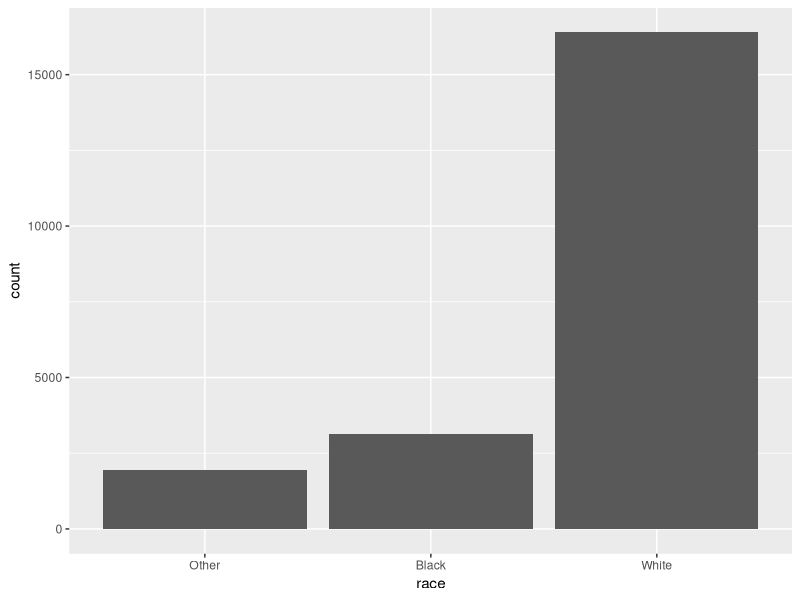
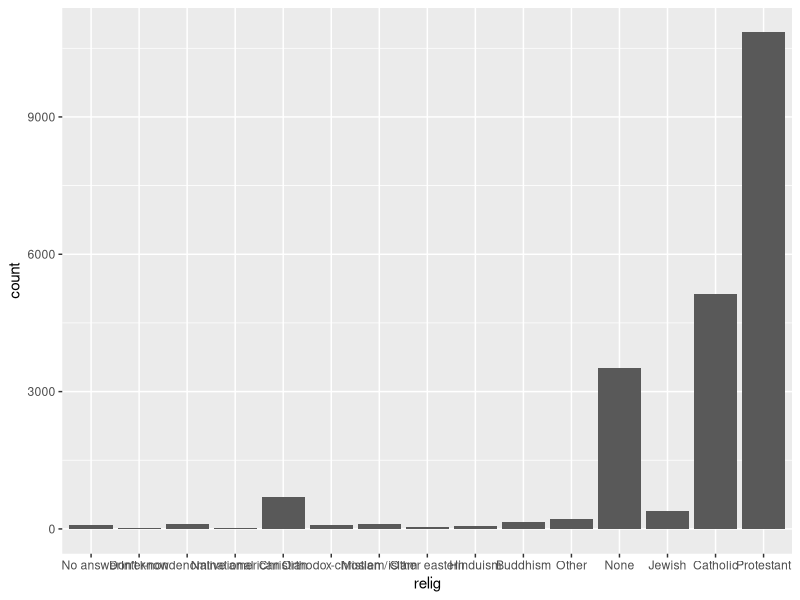
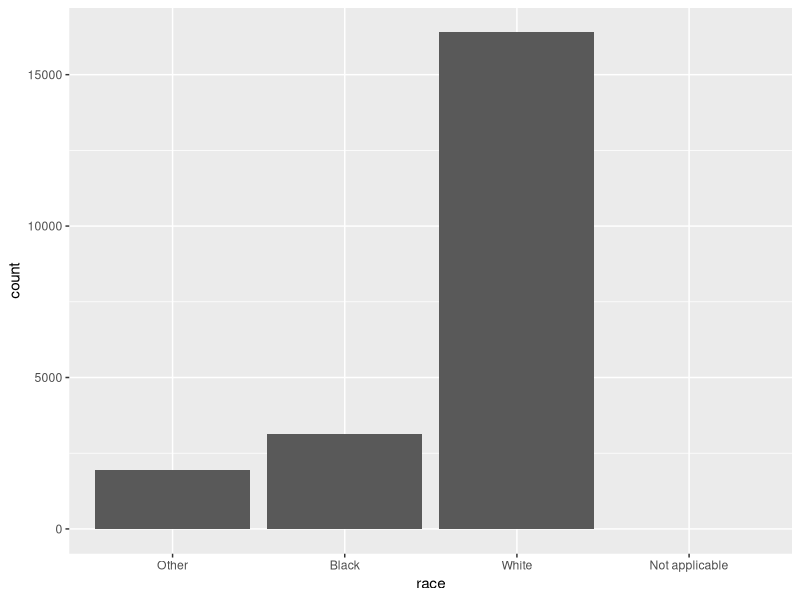
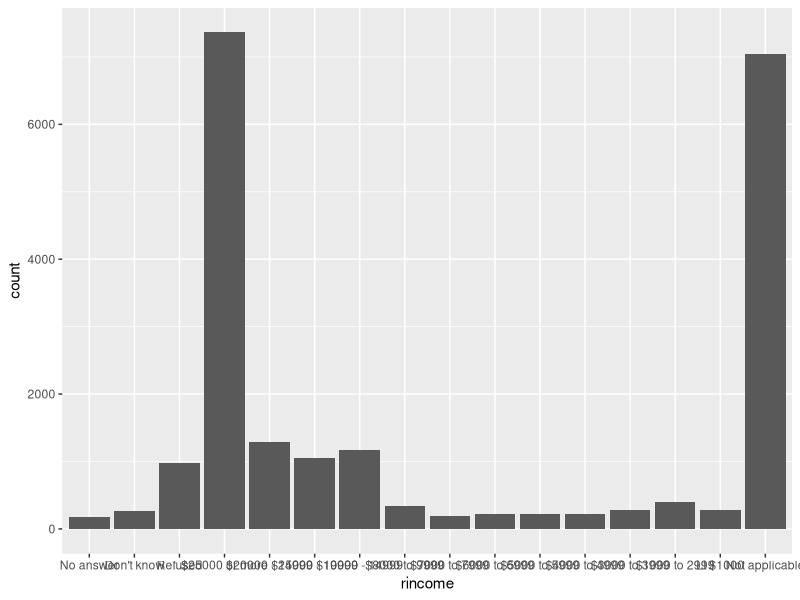
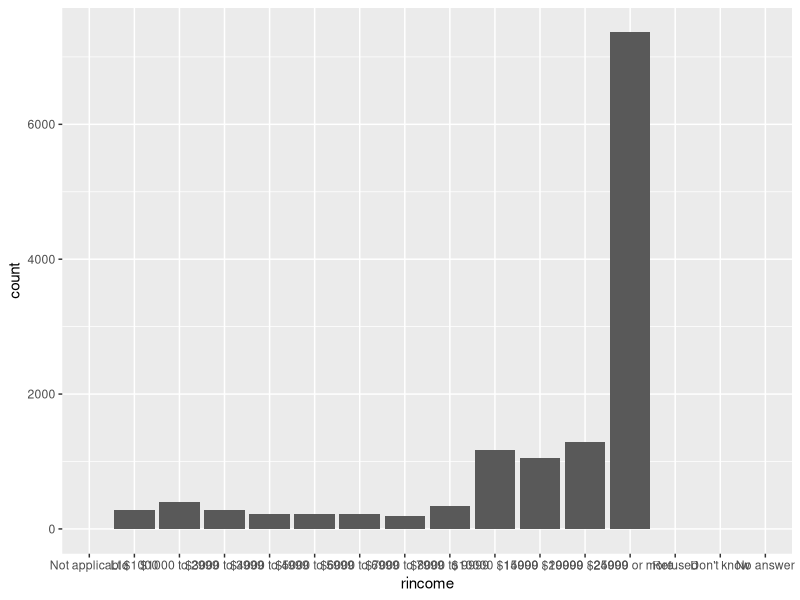
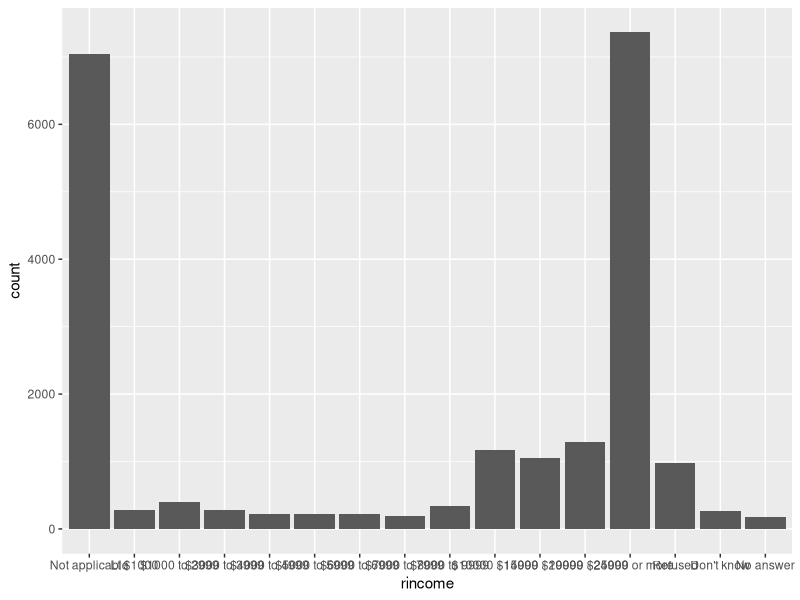
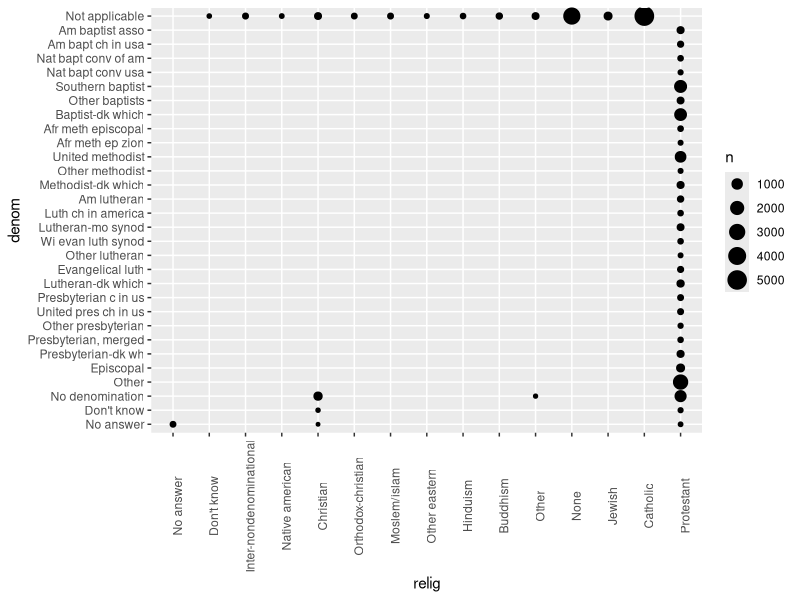

Here is the R script that generated these plots, in order:
## ---- chunk 1
library(tidyverse)
## ---- chunk 2
x1 <- c("Dec", "Apr", "Jan", "Mar")

# Using a string to record this variable has two problems:
# only 12 months, and can make typos
x2 <- c("Dec", "Apr", "Jam", "Mar")

# and doesn't sort in good way:
sort(x1)
## ---- chunk 3
month_levels <- c(
  "Jan", "Feb", "Mar", "Apr", "May", "Jun", 
  "Jul", "Aug", "Sep", "Oct", "Nov", "Dec"
)

# now can create a factor:
y1 <- factor(x1, levels = month_levels)
y1
sort(y1)

# any values not in levels set will silently become NA:
y2 <- factor(x2, levels = month_levels)
y2

# if we omit levels, will be taken from data in alphabetical order:
factor(x1)

# sometimes prefer that order of levels matches order of first appearence:
# use unique() or after the fact with fct_inorder():
f1 <- factor(x1, levels = unique(x1))
f1

f2 <- x1 %>% factor() %>% fct_inorder()
f2

# if need to access levels, can do so with levels():
levels(f2)
## ---- chunk 4
gss_cat

# quick view of different variables with count:
gss_cat %>%
  count(race)

gss_cat  %>%
  count(relig)

# or bar chart:
ggplot(gss_cat, aes(race)) +
  geom_bar()

ggplot(gss_cat, aes(relig)) +
  geom_bar()

# by default ggplot will drop levels without any values, can force them to show:
ggplot(gss_cat, aes(race)) +
  geom_bar() +
  scale_x_discrete(drop = FALSE)
## ---- chunk 5
# default includes lots of things like don't know, NA, and the ordering is off
gss_cat %>%
  ggplot(aes(rincome)) +
   geom_bar()

# can remove non numerical cases
gss_cat %>%
  filter(!rincome == 'Not applicable',
         !rincome == 'No answer',
         !rincome == "Don't know",
         !rincome == 'Refused') %>%
  ggplot(aes(rincome)) +
   geom_bar() +
   scale_x_discrete(limits = rev(levels(gss_cat$rincome)), drop = TRUE)

# also can reorder x axes to be in descending order
gss_cat %>%
  ggplot(aes(rincome)) +
   geom_bar() +
   scale_x_discrete(limits = rev(levels(gss_cat$rincome)), drop = FALSE)
## ---- chunk 6
# Protestant most common relig
gss_cat %>%
  count(relig) %>%
  arrange(desc(n)) %>%
  head(1)

# Independent most common partyid
gss_cat %>%
  count(partyid) %>%
  arrange(desc(n)) %>%
  head(1)
## ---- chunk 7
# filter out no answer responses to denomination, all remaining are Protestant
gss_cat %>%
  filter(!denom %in% c(
    "No answer", "Other", "Don't know", "Not applicable",
    "No denomination"
  )) %>%
  count(relig)

# also clear in scatterplot
gss_cat %>%
  count(relig, denom) %>%
  ggplot(aes(x = relig, y = denom, size = n)) +
  geom_point() +
  theme(axis.text.x = element_text(angle = 90))
